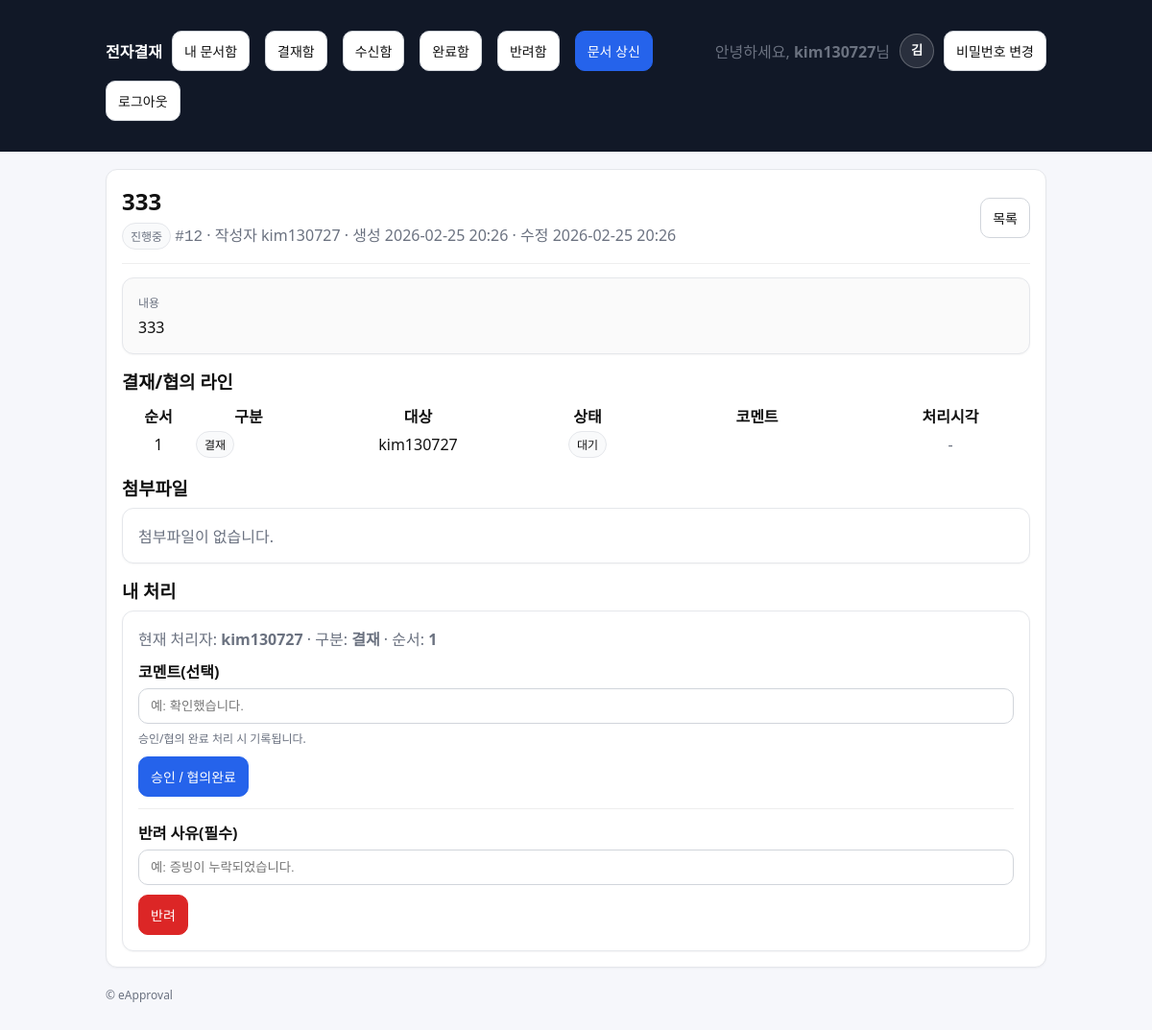
/approvals/12/ (signed in), run on an earlier commit of the app's database.
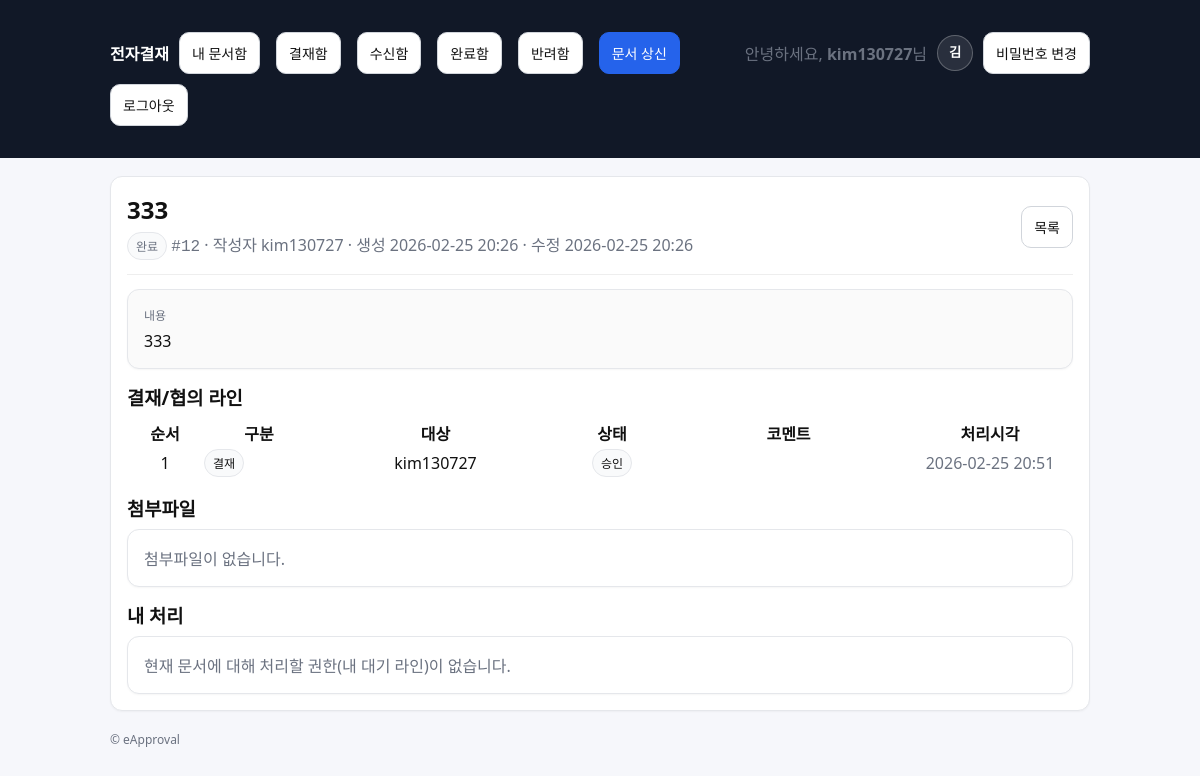
And on a later commit of the database.
### approvals/models.py (models this page shows, shortened)
class Document(models.Model):
    class Status(models.TextChoices):
        DRAFT = "DRAFT", "임시"
        SUBMITTED = "SUBMITTED", "상신"
        IN_PROGRESS = "IN_PROGRESS", "진행중"
        REJECTED = "REJECTED", "반려"
        COMPLETED = "COMPLETED", "완료"
    title = models.CharField(max_length=200)
    content = models.TextField(blank=True)
    created_by = models.ForeignKey(
        settings.AUTH_USER_MODEL, on_delete=models.PROTECT, related_name="docs_created"
    )
    status = models.CharField(max_length=20, choices=Status.choices, default=Status.DRAFT)
    current_line_order = models.PositiveIntegerField(default=1)
    created_at = models.DateTimeField(auto_now_add=True)
    updated_at = models.DateTimeField(auto_now=True)

class DocumentLine(models.Model):
    class Role(models.TextChoices):
        CONSULT = "CONSULT", "협의"
        APPROVE = "APPROVE", "결재"
        RECEIVE = "RECEIVE", "수신/열람"
    class Decision(models.TextChoices):
        PENDING = "PENDING", "대기"
        APPROVED = "APPROVED", "승인"
        REJECTED = "REJECTED", "반려"
        READ = "READ", "열람"
    document = models.ForeignKey(Document, on_delete=models.CASCADE, related_name="lines")
    role = models.CharField(max_length=10, choices=Role.choices)
    order = models.PositiveIntegerField()
    user = models.ForeignKey(settings.AUTH_USER_MODEL, on_delete=models.PROTECT)
    decision = models.CharField(max_length=10, choices=Decision.choices, default=Decision.PENDING)
    comment = models.CharField(max_length=300, blank=True)
    acted_at = models.DateTimeField(null=True, blank=True)
    class Meta:
        ordering = ["order", "id"]

### approvals/views.py (the view)
# urls.py: path("approvals/<int:doc_id>/", views.doc_detail, name="doc_detail"),
@login_required
def doc_detail(request, doc_id: int):
    doc = get_object_or_404(Document, id=doc_id)
    if not can_view_document(request.user, doc):
        raise Http404
    if doc.status == Document.Status.COMPLETED:
        mark_read(doc=doc, actor=request.user)
    current_line = doc.lines.filter(order=doc.current_line_order, decision="PENDING").first()
    can_act = bool(current_line) and (current_line.user_id == request.user.id or request.user.is_superuser)
    return render(
        request,
        "approvals/doc_detail.html",
        {"doc": doc, "current_line": current_line, "can_act": can_act},
    )

### accounts/models.py (called while the page is built)
    def display_name(self):
        if self.full_name and self.full_name.strip():
            return self.full_name.strip()
        if self.user.first_name and self.user.first_name.strip():
            return self.user.first_name.strip()
        return self.user.username

### approvals/permissions.py (called while the page is built, shortened)
def can_view_document(user, doc: Document) -> bool:
    if not user.is_authenticated:
        return False
    if user.is_superuser:
        return True

### approvals/services.py (called while the page is built)
@transaction.atomic
def mark_read(*, doc: Document, actor) -> Document:
    line = doc.lines.filter(
        role=DocumentLine.Role.RECEIVE,
        user_id=actor.id,
    ).first()
    if not line:
        return doc
    if line.decision == DocumentLine.Decision.PENDING:
        line.decision = DocumentLine.Decision.READ
        line.acted_at = timezone.now()
        line.save(update_fields=["decision", "acted_at"])
    return doc

### templates/approvals/doc_detail.html (shortened to what this page needs)
{% extends "base.html" %}
{% block content %}
  <div class="card">
    <div class="row" style="justify-content:space-between;">
      <div>
        <h2 style="margin:0;">{{ doc.title }}</h2>
        <div class="muted" style="margin-top:6px;">
          <span class="badge">{{ doc.get_status_display }}</span>
          <span class="mono">#{{ doc.id }}</span>
          · 작성자 {{ doc.created_by.username }}
          · 생성 {{ doc.created_at|date:"Y-m-d H:i" }}
          · 수정 {{ doc.updated_at|date:"Y-m-d H:i" }}
        </div>
      </div>
      <div>
        <a class="btn" href="{% url 'approvals:doc_list' %}">목록</a>
      </div>
    </div>
    <hr style="border:none; border-top:1px solid #eee; margin:14px 0;">
    <div class="card" style="background:#fafafa;">
      <div class="muted" style="font-size:12px; margin-bottom:6px;">내용</div>
      <div style="white-space:pre-wrap;">{{ doc.content|default:"(내용 없음)" }}</div>
    </div>
    <div style="margin-top:14px;">
      <h3 style="margin:0 0 8px 0;">결재/협의 라인</h3>
      <table class="table">
        <thead>
          <tr>
            <th style="width:70px;">순서</th>
            <th style="width:110px;">구분</th>
            <th>대상</th>
            <th style="width:110px;">상태</th>
            <th>코멘트</th>
            <th style="width:160px;">처리시각</th>
          </tr>
        </thead>
        <tbody>
          {% for line in doc.lines.all %}
          <tr>
            <td>{{ line.order }}</td>
            <td><span class="badge">{{ line.get_role_display }}</span></td>
            <td>{{ line.user.username }}</td>
            <td><span class="badge">{{ line.get_decision_display }}</span></td>
            <td class="muted">{{ line.comment|default:"" }}</td>
            <td class="muted">
              {% if line.acted_at %}{{ line.acted_at|date:"Y-m-d H:i" }}{% else %}-{% endif %}
            </td>
          </tr>
          {% empty %}
          <tr><td colspan="6" class="muted">라인이 없습니다.</td></tr>
          {% endfor %}
        </tbody>
      </table>
    </div>
    <div style="margin-top:14px;">
      <h3 style="margin:0 0 8px 0;">첨부파일</h3>
      <div class="card">
        {% for att in doc.attachments.all %}
          <div class="row" style="justify-content:space-between;">
            <div class="mono" style="font-size:13px;">{{ att.file.name }}</div>
            <a class="btn" href="{% url 'approvals:attachment_download' att.id %}">다운로드</a>
          </div>
          {% if not forloop.last %}<hr style="border:none; border-top:1px solid #eee; margin:10px 0;">{% endif %}
        {% empty %}
          <div class="muted">첨부파일이 없습니다.</div>
        {% endfor %}
      </div>
    </div>
    <div style="margin-top:14px;">
      <h3 style="margin:0 0 8px 0;">내 처리</h3>
      {% if can_act %}
        <div class="card">
          <div class="muted" style="margin-bottom:10px;">
            현재 처리자: <strong>{{ current_line.user.username }}</strong>
            · 구분: <strong>{{ current_line.get_role_display }}</strong>
            · 순서: <strong>{{ current_line.order }}</strong>
          </div>
          <form method="post" action="{% url 'approvals:act_approve' doc.id %}">
            <div class="field">
              <label for="comment_approve">코멘트(선택)</label>
              <input id="comment_approve" type="text" name="comment" placeholder="예: 확인했습니다." />
              <div class="help">승인/협의 완료 처리 시 기록됩니다.</div>
            </div>
            <button class="btn btn-primary" type="submit">승인 / 협의완료</button>
          </form>
          <hr style="border:none; border-top:1px solid #eee; margin:12px 0;">
          <form method="post" action="{% url 'approvals:act_reject' doc.id %}">
            <div class="field">
              <label for="comment_reject">반려 사유(필수)</label>
              <input id="comment_reject" type="text" name="comment" placeholder="예: 증빙이 누락되었습니다." required />
            </div>
            <button class="btn btn-danger" type="submit">반려</button>
          </form>
        </div>
      {% else %}
        <div class="card muted">
          현재 문서에 대해 처리할 권한(내 대기 라인)이 없습니다.
        </div>
      {% endif %}
    </div>
  </div>
{% endblock %}

What changed in the data, as far as the page shows it:
changed Document "kim130727": status "진행중" → "완료"
changed DocumentLine "결재": decision "대기" → "승인"; acted_at (not shown) → "2026-02-25 20:51"; user.username "kim130727" → (not shown); role "결재" → (not shown); order "1" → (not shown)
Also different on the page:
text no longer shown: "현재 처리자: · 구분: · 순서: 코멘트(선택) 승인/협의 완료 처리 시 기록됩니다. 승인 / 협의완료 반려 사유(필수) 반려"
text now shown: "현재 문서에 대해 처리할 권한(내 대기 라인)이 없습니다."
